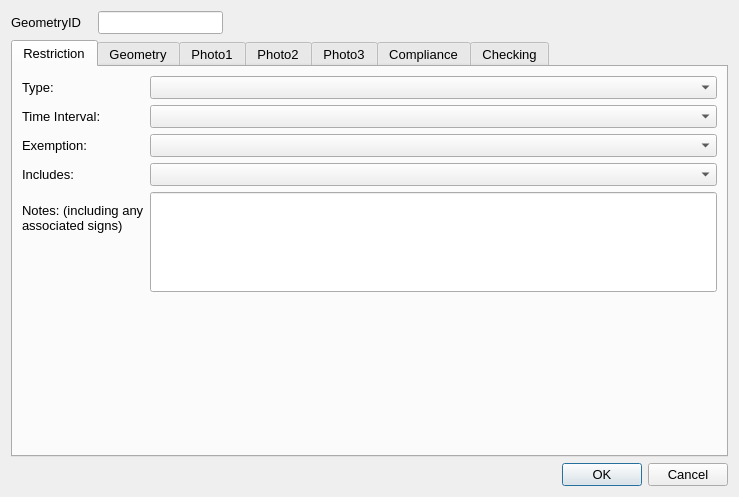
<?xml version="1.0" encoding="UTF-8"?>
<ui version="4.0">
 <class>Dialog</class>
 <widget class="QDialog" name="Dialog">
  <property name="geometry">
   <rect>
    <x>0</x>
    <y>0</y>
    <width>739</width>
    <height>497</height>
   </rect>
  </property>
  <property name="sizePolicy">
   <sizepolicy hsizetype="Fixed" vsizetype="Fixed">
    <horstretch>0</horstretch>
    <verstretch>0</verstretch>
   </sizepolicy>
  </property>
  <property name="maximumSize">
   <size>
    <width>750</width>
    <height>550</height>
   </size>
  </property>
  <property name="font">
   <font>
    <pointsize>10</pointsize>
   </font>
  </property>
  <property name="windowTitle">
   <string>Dialog</string>
  </property>
  <layout class="QGridLayout" name="gridLayout">
   <item row="2" column="2">
    <widget class="QDialogButtonBox" name="button_box">
     <property name="orientation">
      <enum>Qt::Horizontal</enum>
     </property>
     <property name="standardButtons">
      <set>QDialogButtonBox::Cancel|QDialogButtonBox::Ok</set>
     </property>
    </widget>
   </item>
   <item row="0" column="1">
    <widget class="QLineEdit" name="GeometryID">
     <property name="sizePolicy">
      <sizepolicy hsizetype="Preferred" vsizetype="Preferred">
       <horstretch>0</horstretch>
       <verstretch>0</verstretch>
      </sizepolicy>
     </property>
     <property name="font">
      <font>
       <pointsize>10</pointsize>
      </font>
     </property>
     <property name="inputMask">
      <string/>
     </property>
     <property name="readOnly">
      <bool>true</bool>
     </property>
     <property name="placeholderText">
      <string/>
     </property>
    </widget>
   </item>
   <item row="1" column="0" colspan="3">
    <widget class="QTabWidget" name="Details">
     <property name="sizePolicy">
      <sizepolicy hsizetype="Expanding" vsizetype="Expanding">
       <horstretch>0</horstretch>
       <verstretch>0</verstretch>
      </sizepolicy>
     </property>
     <property name="minimumSize">
      <size>
       <width>0</width>
       <height>0</height>
      </size>
     </property>
     <property name="font">
      <font>
       <pointsize>10</pointsize>
      </font>
     </property>
     <property name="cursor">
      <cursorShape>IBeamCursor</cursorShape>
     </property>
     <property name="mouseTracking">
      <bool>true</bool>
     </property>
     <property name="acceptDrops">
      <bool>true</bool>
     </property>
     <property name="currentIndex">
      <number>0</number>
     </property>
     <widget class="QWidget" name="RestrictionDetails">
      <property name="focusPolicy">
       <enum>Qt::NoFocus</enum>
      </property>
      <attribute name="title">
       <string>Restriction</string>
      </attribute>
      <layout class="QFormLayout" name="formLayout">
       <property name="fieldGrowthPolicy">
        <enum>QFormLayout::AllNonFixedFieldsGrow</enum>
       </property>
       <item row="2" column="0">
        <widget class="QLabel" name="label_7">
         <property name="text">
          <string>Type:</string>
         </property>
        </widget>
       </item>
       <item row="2" column="1">
        <widget class="QComboBox" name="restriction"/>
       </item>
       <item row="3" column="0">
        <widget class="QLabel" name="label_6">
         <property name="text">
          <string>Time Interval:</string>
         </property>
        </widget>
       </item>
       <item row="3" column="1">
        <widget class="QComboBox" name="timeInterval"/>
       </item>
       <item row="4" column="0">
        <widget class="QLabel" name="label_10">
         <property name="text">
          <string>Exemption:</string>
         </property>
        </widget>
       </item>
       <item row="4" column="1">
        <widget class="QComboBox" name="exemption"/>
       </item>
       <item row="5" column="0">
        <widget class="QLabel" name="label_11">
         <property name="text">
          <string>Includes:</string>
         </property>
        </widget>
       </item>
       <item row="5" column="1">
        <widget class="QComboBox" name="inclusion"/>
       </item>
       <item row="9" column="0">
        <widget class="QLabel" name="lbl_Notes">
         <property name="text">
          <string>Notes: (including any associated signs)</string>
         </property>
         <property name="wordWrap">
          <bool>true</bool>
         </property>
        </widget>
       </item>
       <item row="9" column="1">
        <widget class="QLineEdit" name="Notes">
         <property name="minimumSize">
          <size>
           <width>0</width>
           <height>100</height>
          </size>
         </property>
         <property name="alignment">
          <set>Qt::AlignLeading|Qt::AlignLeft|Qt::AlignTop</set>
         </property>
        </widget>
       </item>
      </layout>
     </widget>
     <widget class="QWidget" name="Geometry">
      <attribute name="title">
       <string>Geometry</string>
      </attribute>
      <layout class="QFormLayout" name="formLayout_2">
       <property name="fieldGrowthPolicy">
        <enum>QFormLayout::AllNonFixedFieldsGrow</enum>
       </property>
       <item row="0" column="0">
        <widget class="QLabel" name="lbl_RoadName">
         <property name="minimumSize">
          <size>
           <width>90</width>
           <height>16</height>
          </size>
         </property>
         <property name="font">
          <font>
           <pointsize>10</pointsize>
          </font>
         </property>
         <property name="text">
          <string>Road Name:</string>
         </property>
        </widget>
       </item>
       <item row="0" column="1">
        <widget class="QLineEdit" name="RoadName"/>
       </item>
       <item row="1" column="0">
        <widget class="QLabel" name="lbl_USRN">
         <property name="minimumSize">
          <size>
           <width>90</width>
           <height>16</height>
          </size>
         </property>
         <property name="font">
          <font>
           <pointsize>10</pointsize>
          </font>
         </property>
         <property name="text">
          <string>USRN:</string>
         </property>
        </widget>
       </item>
       <item row="1" column="1">
        <widget class="QLineEdit" name="USRN"/>
       </item>
       <item row="3" column="1">
        <spacer name="verticalSpacer">
         <property name="orientation">
          <enum>Qt::Vertical</enum>
         </property>
         <property name="sizeHint" stdset="0">
          <size>
           <width>20</width>
           <height>40</height>
          </size>
         </property>
        </spacer>
       </item>
       <item row="4" column="0">
        <widget class="QLabel" name="label_8">
         <property name="text">
          <string>Last Update Date:</string>
         </property>
        </widget>
       </item>
       <item row="4" column="1">
        <widget class="QDateTimeEdit" name="LastUpdateDateTime">
         <property name="readOnly">
          <bool>true</bool>
         </property>
        </widget>
       </item>
       <item row="5" column="0">
        <widget class="QLabel" name="label_2">
         <property name="text">
          <string>Last Changed By:</string>
         </property>
        </widget>
       </item>
       <item row="5" column="1">
        <widget class="QLineEdit" name="LastUpdatePerson"/>
       </item>
       <item row="6" column="0">
        <widget class="QLabel" name="label_9">
         <property name="text">
          <string>RestrictionID:</string>
         </property>
        </widget>
       </item>
       <item row="6" column="1">
        <widget class="QLineEdit" name="RestrictionID"/>
       </item>
      </layout>
     </widget>
     <widget class="QWidget" name="PhotoTab_01">
      <attribute name="title">
       <string>Photo1</string>
      </attribute>
      <layout class="QGridLayout" name="gridLayout_2">
       <item row="1" column="0">
        <widget class="QPushButton" name="startCamera1">
         <property name="maximumSize">
          <size>
           <width>150</width>
           <height>16777215</height>
          </size>
         </property>
         <property name="text">
          <string>open Camera</string>
         </property>
         <property name="icon">
          <iconset>
           <normaloff>../../../../PC18-26 Carnegie Library Lambeth/Mapping/Templates/camara_foto.png</normaloff>../../../../PC18-26 Carnegie Library Lambeth/Mapping/Templates/camara_foto.png</iconset>
         </property>
         <property name="checkable">
          <bool>true</bool>
         </property>
         <property name="autoDefault">
          <bool>false</bool>
         </property>
         <property name="default">
          <bool>false</bool>
         </property>
        </widget>
       </item>
       <item row="1" column="2">
        <widget class="QPushButton" name="getPhoto1">
         <property name="maximumSize">
          <size>
           <width>150</width>
           <height>16777215</height>
          </size>
         </property>
         <property name="text">
          <string>take Photo</string>
         </property>
         <property name="icon">
          <iconset>
           <normaloff>../../../../PC18-26 Carnegie Library Lambeth/Mapping/Templates/take-photo-icon-21.jpg</normaloff>../../../../PC18-26 Carnegie Library Lambeth/Mapping/Templates/take-photo-icon-21.jpg</iconset>
         </property>
         <property name="checkable">
          <bool>false</bool>
         </property>
         <property name="autoDefault">
          <bool>false</bool>
         </property>
        </widget>
       </item>
       <item row="0" column="0">
        <widget class="QLabel" name="Photo_Widget_01">
         <property name="sizePolicy">
          <sizepolicy hsizetype="Fixed" vsizetype="Fixed">
           <horstretch>0</horstretch>
           <verstretch>0</verstretch>
          </sizepolicy>
         </property>
         <property name="maximumSize">
          <size>
           <width>640</width>
           <height>480</height>
          </size>
         </property>
         <property name="autoFillBackground">
          <bool>true</bool>
         </property>
         <property name="text">
          <string>No photo</string>
         </property>
        </widget>
       </item>
      </layout>
     </widget>
     <widget class="QWidget" name="PhotoTab_02">
      <attribute name="title">
       <string>Photo2</string>
      </attribute>
      <layout class="QGridLayout" name="gridLayout_4">
       <item row="0" column="0">
        <widget class="QLabel" name="Photo_Widget_02">
         <property name="sizePolicy">
          <sizepolicy hsizetype="Fixed" vsizetype="Fixed">
           <horstretch>0</horstretch>
           <verstretch>0</verstretch>
          </sizepolicy>
         </property>
         <property name="maximumSize">
          <size>
           <width>640</width>
           <height>480</height>
          </size>
         </property>
         <property name="autoFillBackground">
          <bool>true</bool>
         </property>
         <property name="text">
          <string>No photo</string>
         </property>
        </widget>
       </item>
       <item row="1" column="0">
        <widget class="QPushButton" name="startCamera2">
         <property name="maximumSize">
          <size>
           <width>150</width>
           <height>16777215</height>
          </size>
         </property>
         <property name="text">
          <string>open Camera</string>
         </property>
         <property name="icon">
          <iconset>
           <normaloff>../../../../PC18-26 Carnegie Library Lambeth/Mapping/Templates/camara_foto.png</normaloff>../../../../PC18-26 Carnegie Library Lambeth/Mapping/Templates/camara_foto.png</iconset>
         </property>
         <property name="checkable">
          <bool>true</bool>
         </property>
         <property name="autoDefault">
          <bool>false</bool>
         </property>
         <property name="default">
          <bool>false</bool>
         </property>
        </widget>
       </item>
       <item row="1" column="1">
        <widget class="QPushButton" name="getPhoto2">
         <property name="maximumSize">
          <size>
           <width>150</width>
           <height>16777215</height>
          </size>
         </property>
         <property name="text">
          <string>take Photo</string>
         </property>
         <property name="icon">
          <iconset>
           <normaloff>../../../../PC18-26 Carnegie Library Lambeth/Mapping/Templates/take-photo-icon-21.jpg</normaloff>../../../../PC18-26 Carnegie Library Lambeth/Mapping/Templates/take-photo-icon-21.jpg</iconset>
         </property>
         <property name="checkable">
          <bool>false</bool>
         </property>
         <property name="autoDefault">
          <bool>false</bool>
         </property>
        </widget>
       </item>
      </layout>
     </widget>
     <widget class="QWidget" name="PhotoTab_03">
      <attribute name="title">
       <string>Photo3</string>
      </attribute>
      <layout class="QGridLayout" name="gridLayout_3">
       <item row="0" column="0">
        <widget class="QLabel" name="Photo_Widget_03">
         <property name="autoFillBackground">
          <bool>true</bool>
         </property>
         <property name="text">
          <string>No photo</string>
         </property>
        </widget>
       </item>
       <item row="1" column="2">
        <widget class="QPushButton" name="getPhoto3">
         <property name="maximumSize">
          <size>
           <width>150</width>
           <height>16777215</height>
          </size>
         </property>
         <property name="text">
          <string>take Photo</string>
         </property>
         <property name="icon">
          <iconset>
           <normaloff>../../../../PC18-26 Carnegie Library Lambeth/Mapping/Templates/take-photo-icon-21.jpg</normaloff>../../../../PC18-26 Carnegie Library Lambeth/Mapping/Templates/take-photo-icon-21.jpg</iconset>
         </property>
         <property name="checkable">
          <bool>false</bool>
         </property>
         <property name="autoDefault">
          <bool>false</bool>
         </property>
        </widget>
       </item>
       <item row="1" column="0">
        <widget class="QPushButton" name="startCamera3">
         <property name="maximumSize">
          <size>
           <width>150</width>
           <height>16777215</height>
          </size>
         </property>
         <property name="text">
          <string>open Camera</string>
         </property>
         <property name="icon">
          <iconset>
           <normaloff>../../../../PC18-26 Carnegie Library Lambeth/Mapping/Templates/camara_foto.png</normaloff>../../../../PC18-26 Carnegie Library Lambeth/Mapping/Templates/camara_foto.png</iconset>
         </property>
         <property name="checkable">
          <bool>true</bool>
         </property>
         <property name="autoDefault">
          <bool>false</bool>
         </property>
         <property name="default">
          <bool>false</bool>
         </property>
        </widget>
       </item>
      </layout>
     </widget>
     <widget class="QWidget" name="tab">
      <attribute name="title">
       <string>Compliance</string>
      </attribute>
      <widget class="QWidget" name="layoutWidget">
       <property name="geometry">
        <rect>
         <x>9</x>
         <y>13</y>
         <width>701</width>
         <height>371</height>
        </rect>
       </property>
       <layout class="QFormLayout" name="formLayout_4">
        <item row="0" column="0">
         <widget class="QLabel" name="label_12">
          <property name="text">
           <string>Road Markings Condition:</string>
          </property>
         </widget>
        </item>
        <item row="0" column="1">
         <widget class="QComboBox" name="ComplianceRoadMarkingsFaded"/>
        </item>
        <item row="1" column="0">
         <widget class="QLabel" name="label_13">
          <property name="text">
           <string>Restriction-&gt;Sign:</string>
          </property>
         </widget>
        </item>
        <item row="1" column="1">
         <widget class="QComboBox" name="ComplianceRestrictionSignIssue"/>
        </item>
        <item row="2" column="0">
         <widget class="QLabel" name="label_14">
          <property name="text">
           <string>Compliance notes:</string>
          </property>
         </widget>
        </item>
        <item row="2" column="1">
         <widget class="QTextEdit" name="ComplianceNotes"/>
        </item>
       </layout>
      </widget>
     </widget>
     <widget class="QWidget" name="checkingTab">
      <attribute name="title">
       <string>Checking</string>
      </attribute>
      <layout class="QFormLayout" name="formLayout_3">
       <item row="1" column="0">
        <widget class="QLabel" name="label_4">
         <property name="text">
          <string>Check Notes:</string>
         </property>
        </widget>
       </item>
       <item row="1" column="1">
        <widget class="QTextEdit" name="MHTC_CheckNotes"/>
       </item>
       <item row="0" column="0">
        <widget class="QLabel" name="label_5">
         <property name="text">
          <string>Check issue type:</string>
         </property>
        </widget>
       </item>
       <item row="0" column="1">
        <widget class="QComboBox" name="MHTC_CheckIssueTypeID"/>
       </item>
       <item row="2" column="0">
        <spacer name="verticalSpacer_2">
         <property name="orientation">
          <enum>Qt::Vertical</enum>
         </property>
         <property name="sizeHint" stdset="0">
          <size>
           <width>20</width>
           <height>20</height>
          </size>
         </property>
        </spacer>
       </item>
       <item row="3" column="0">
        <widget class="QCheckBox" name="FieldCheckCompleted">
         <property name="text">
          <string>Field check completed</string>
         </property>
        </widget>
       </item>
       <item row="11" column="1">
        <widget class="QDateTimeEdit" name="Last_MHTC_Check_UpdateDateTime"/>
       </item>
       <item row="4" column="0">
        <spacer name="verticalSpacer_3">
         <property name="orientation">
          <enum>Qt::Vertical</enum>
         </property>
         <property name="sizeHint" stdset="0">
          <size>
           <width>20</width>
           <height>10</height>
          </size>
         </property>
        </spacer>
       </item>
       <item row="9" column="1">
        <widget class="QLineEdit" name="Last_MHTC_Check_UpdatePerson"/>
       </item>
       <item row="11" column="0">
        <widget class="QLabel" name="label_15">
         <property name="text">
          <string>Check date:</string>
         </property>
        </widget>
       </item>
       <item row="9" column="0">
        <widget class="QLabel" name="label_16">
         <property name="text">
          <string>Checked by:</string>
         </property>
        </widget>
       </item>
      </layout>
     </widget>
    </widget>
   </item>
   <item row="0" column="0">
    <widget class="QLabel" name="label">
     <property name="minimumSize">
      <size>
       <width>81</width>
       <height>16</height>
      </size>
     </property>
     <property name="font">
      <font>
       <pointsize>10</pointsize>
      </font>
     </property>
     <property name="text">
      <string>GeometryID</string>
     </property>
    </widget>
   </item>
  </layout>
 </widget>
 <resources/>
 <connections>
  <connection>
   <sender>button_box</sender>
   <signal>accepted()</signal>
   <receiver>Dialog</receiver>
   <slot>accept()</slot>
   <hints>
    <hint type="sourcelabel">
     <x>248</x>
     <y>254</y>
    </hint>
    <hint type="destinationlabel">
     <x>157</x>
     <y>274</y>
    </hint>
   </hints>
  </connection>
  <connection>
   <sender>button_box</sender>
   <signal>rejected()</signal>
   <receiver>Dialog</receiver>
   <slot>reject()</slot>
   <hints>
    <hint type="sourcelabel">
     <x>316</x>
     <y>260</y>
    </hint>
    <hint type="destinationlabel">
     <x>286</x>
     <y>274</y>
    </hint>
   </hints>
  </connection>
 </connections>
</ui>
